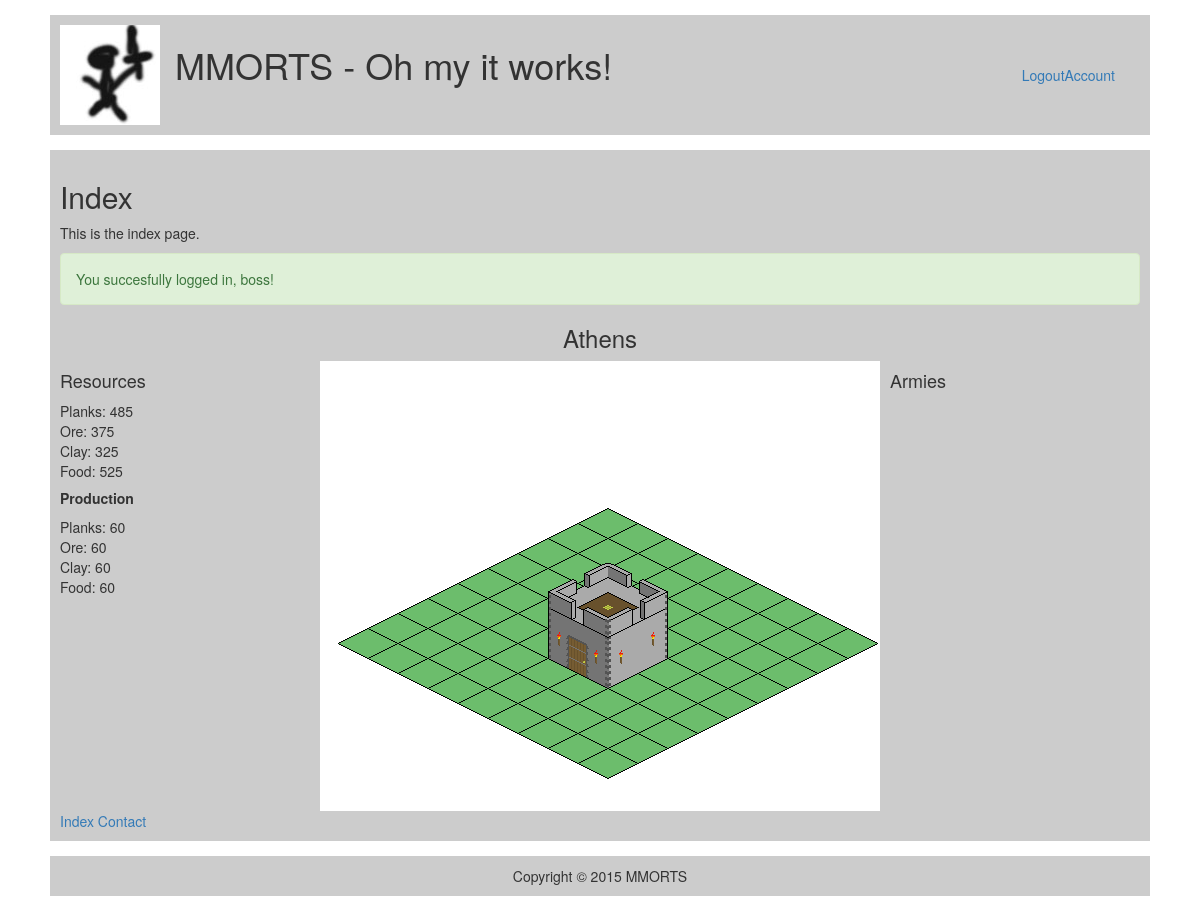
Page /index.php?msg=loginsuccess (signed in) on the committed database.
### tables this page shows
CREATE TABLE IF NOT EXISTS `configuration` (
  `id` int(11) NOT NULL AUTO_INCREMENT,
  `name` varchar(255) DEFAULT NULL,
  `seperator` varchar(3) DEFAULT NULL,
  `description` varchar(255) DEFAULT NULL,
  `maintenance` int(1) DEFAULT NULL,
  `logo` varchar(255) DEFAULT NULL,
  PRIMARY KEY (`id`),
  KEY `id` (`id`)
);

CREATE TABLE IF NOT EXISTS `cities` (
  `id` int(255) NOT NULL AUTO_INCREMENT,
  `user_id` int(255) DEFAULT NULL,
  `name` varchar(20) DEFAULT NULL,
  `resources_id` int(255) DEFAULT NULL,
  `buildings_id` int(255) DEFAULT NULL,
  `production_id` int(255) DEFAULT NULL,
  PRIMARY KEY (`id`),
  KEY `id` (`id`)
);

CREATE TABLE IF NOT EXISTS `resources` (
  `id` int(255) NOT NULL AUTO_INCREMENT,
  `user_id` int(255) NOT NULL,
  `city_id` int(255) NOT NULL,
  `planks` int(255) NOT NULL,
  `ore` int(255) NOT NULL,
  `clay` int(255) NOT NULL,
  `food` int(255) NOT NULL,
  PRIMARY KEY (`id`)
);

CREATE TABLE IF NOT EXISTS `production` (
  `id` int(255) NOT NULL AUTO_INCREMENT,
  `city_id` int(255) DEFAULT NULL,
  `planks_production` int(255) DEFAULT NULL,
  `ore_production` int(255) DEFAULT NULL,
  `clay_production` int(255) DEFAULT NULL,
  `food_production` int(255) DEFAULT NULL,
  PRIMARY KEY (`id`)
);

### system/config.php (called while the page is built)
<?php
	$dbserver 		= "localhost";
	$dbusername 	= "root";
	$dbpassword 	= "";
	$db 			= "mmorts";
	$conn = new mysqli($dbserver, $dbusername, $dbpassword, $db);
	if ($conn->connect_error)
	{
		die("Connection failed: ".$conn->connect_error);
	}
	else
	{
		$query = "SELECT name, seperator, description, maintenance, logo FROM configuration";
		$result = mysqli_query($conn, $query);
		$row = mysqli_fetch_assoc($result);
		$title 			= $row['name'];
		$seperator 		= $row['seperator'];
		$description 	= $row['description'];
		$logo 			= $row['logo'];
		$maintenance 	= $row['maintenance'];
	}
?>

### system/includes.php (called while the page is built)
<?php
	require_once("system/functions.php");
	require_once("system/config.php");
?>

### frontend/pages/index.php (the view, shortened to what this page needs)
<?php
	global $title;
	global $seperator;
	global $description;
	global $logo;
?>
<html>
	<head>
		<link rel="stylesheet" href="https://maxcdn.bootstrapcdn.com/font-awesome/4.4.0/css/font-awesome.min.css">
	    <link href="frontend/design/css/bootstrap.min.css" rel="stylesheet">
	    <link href="frontend/design/css/stylesheet.css" rel="stylesheet" type="text/css">
	</head>
	<body>
		<div class="wrapper">
			<?php require_once("frontend/templates/header.php"); ?>
			<div class="layer">
				<div class="content">
					<h2>Index</h2>
					<p>This is the index page.</p>
					<?php
						if(isset($_GET['msg']))
						{
							$msg = $_GET['msg'];
							if($msg == "loginsuccess")
							{
								$msg = "You succesfully logged in, boss!";
							}
							?>
							<div class="alert alert-success" role="alert"><?php echo $msg; ?></div>
							<?php
						}
						if(isset($_SESSION['loggedin']))
						{
							$dbserver 		= "localhost";
							$dbusername 	= "root";
							$dbpassword 	= "";
							$db 			= "mmorts";
							$conn = new mysqli($dbserver, $dbusername, $dbpassword, $db);
							$username = $_SESSION['loggedin'];
							$query = "SELECT id FROM users WHERE username = '$username'";
							$result = mysqli_query($conn, $query);
							$row = mysqli_fetch_assoc($result);
							$userId = $row['id'];
							$query = "SELECT id, name, resources_id FROM cities WHERE user_id = '$userId'";
							$result = mysqli_query($conn, $query);
							$row = mysqli_fetch_assoc($result);
							$cityId = $row['id'];
							$cityName = $row['name'];
							$cityResourcesId = $row['resources_id'];
							$query = "SELECT planks, ore, clay, food FROM resources WHERE id = '$cityResourcesId'";
							$result = mysqli_query($conn, $query);
							$row = mysqli_fetch_assoc($result);
							$planks = $row['planks'];
							$ore = $row['ore'];
							$clay = $row['clay'];
							$food = $row['food'];
							$query = "SELECT planks_production, ore_production, clay_production, food_production FROM production WHERE city_id = '$cityId'";
							$result = mysqli_query($conn, $query);
							$row = mysqli_fetch_assoc($result);
							$planks_production = $row['planks_production'];
							$ore_production = $row['ore_production'];
							$clay_production = $row['clay_production'];
							$food_production = $row['food_production'];
							?>
								<center><h3><?php echo $cityName; ?></h3></center>
								<div class="village-wrapper">
									<div class="resources">
										<h4>Resources</h4>
										<?php
											echo "Planks: ".$planks."<br/>";
											echo "Ore: ".$ore."<br/>";
											echo "Clay: ".$clay."<br/>";
											echo "Food: ".$food."<br/>";
										?>
										<h5><strong>Production</strong></h5>
										<?php
											echo "Planks: ".$planks_production."<br/>";
											echo "Ore: ".$ore_production."<br/>";
											echo "Clay: ".$clay_production."<br/>";
											echo "Food: ".$food_production."<br/>";
										?>
									</div>
									<div class="village">
										<div class="keep">
											<a href="http://google.com"><img src="frontend/images/keep.png"/></a>
										</div>
									</div>
									<div class="armies">
										<h4>Armies</h4>
									</div>
								</div>
							<?php
						}
						?>
					<a href="index.php?page=index">Index</a>
					<a href="index.php?page=contact">Contact</a>
				</div>
			</div>
			<?php require_once("frontend/templates/footer.php"); ?>
		</div>
	</body>
</html>

### index.php (shortened to what this page needs)
<?php
	require_once("system/includes.php");
	if($maintenance == true)
	{
		echo "This site is currently under maintenance.";
	}
	elseif($maintenance == false)
	{
		getPage();
	}
?>

### system/functions.php
<?php
	function getPage()
	{
		if(isset($_GET['page']))
		{
			$page = $_GET['page'];
			if($page == "index")
			{
				require_once("frontend/pages/index.php");
			}
			elseif($page == "contact")
			{
				require_once("frontend/pages/contact.php");
			}
			elseif($page == "login")
			{
				require_once("frontend/pages/login.php");
			}
			elseif($page == "register")
			{
				require_once("frontend/pages/register.php");
			}
			elseif($page == "logout")
			{
				session_destroy();
				echo "Logged out.";
				header("Location: index.php?msg=logoutsuccess");
				die();
			}
		}
		else
		{
			require_once("frontend/pages/index.php");
		}
	}
?>

### frontend/templates/header.php
<div class="layer">
	<div class="header">
		<div class="logo">
			<a href="index.php?page=index"><img src="frontend/images/<?php echo $logo; ?>"/></a>
		</div>
		<div class="title">
			<h1><?php echo $title.$seperator.$description; ?></h1>
		</div>
		<?php
			require_once("frontend/templates/account-actions.php");
		?>
	</div>
</div>

### frontend/templates/account-actions.php
<?php
	if(isset($_SESSION['loggedin']))
	{
?>
	<div class="account-actions">
		<a href="index.php?page=logout">Logout</a><a href="index.php?page=account">Account</a>
	</div>
<?php
	}
	else
	{
?>
	<div class="account-actions">
		<a href="index.php?page=login">Login</a><a href="index.php?page=register">Registration</a>
	</div>
<?php
	}
?>

### frontend/templates/footer.php
<div class="layer">
	<div class="footer">
		Copyright &copy; 2015 <?php echo $title; ?>
	</div>
</div>

### frontend/design/css/stylesheet.css (style rules this page uses)
.wrapper { width:1100px; margin: 0 auto; }
.layer { margin-top:15px; margin-bottom:15px; }
.header { background-color:#CCC; padding:10px; overflow:hidden; }
.logo { float:left; }
.title { float:left; margin-left:15px; }
.account-actions { float:right; margin-top:40px; margin-right:25px; }
.content { background-color:#CCC; padding:10px; }
.footer { background-color:#CCC; text-align:center; padding:10px; }
.village { width:560px; height:450px; margin-left:10px; margin-right:10px; float:left; background-image:url("../../images/village-background.png"); }
.keep { margin-top:202px; margin-left:223px; }
.resources { width:250px; height:450px; float:left; }
.armies { width:250px; height:450px; float:left; }

### rows in the picture
configuration: logo (picture), name "MMORTS", seperator "-", description "Oh my it works!"
cities: name "Athens"
resources: planks "485", ore "375", clay "325", food "525"
production: planks_production "60", ore_production "60", clay_production "60", food_production "60"

### other values in the picture
$msg "You succesfully logged in, boss!"
